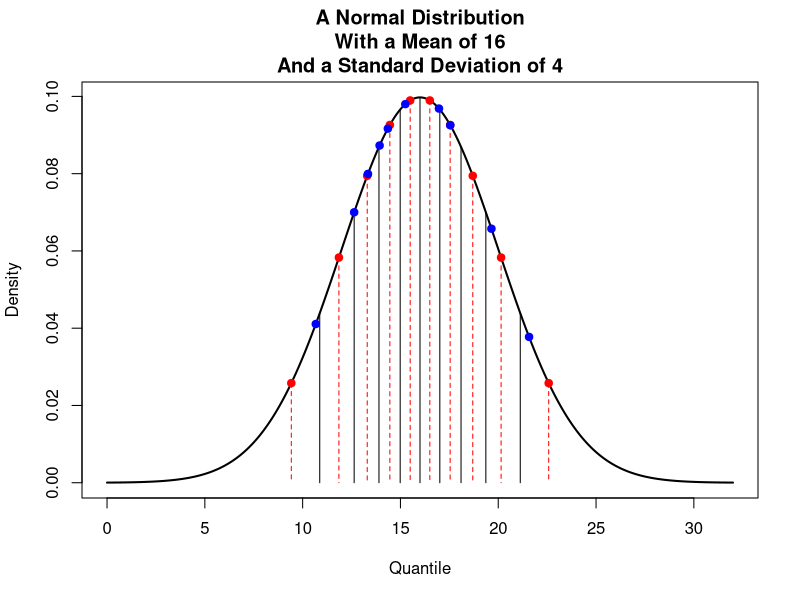
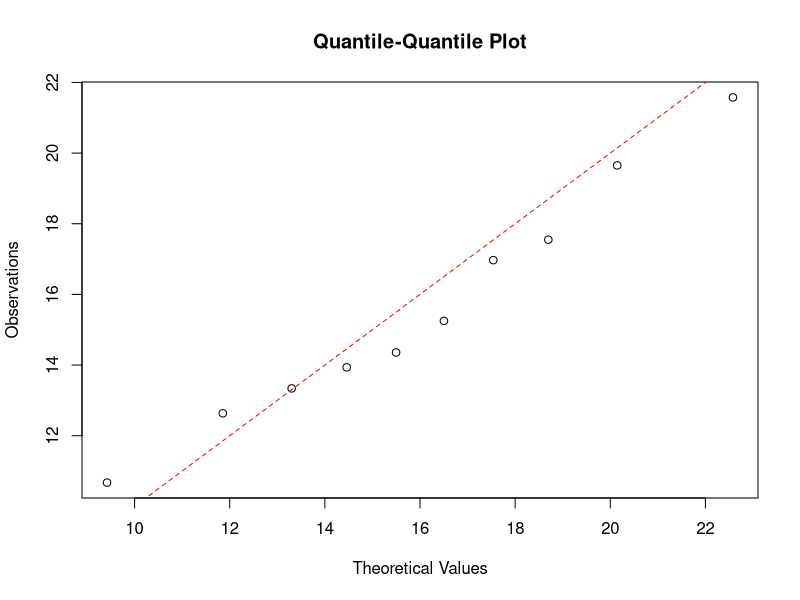
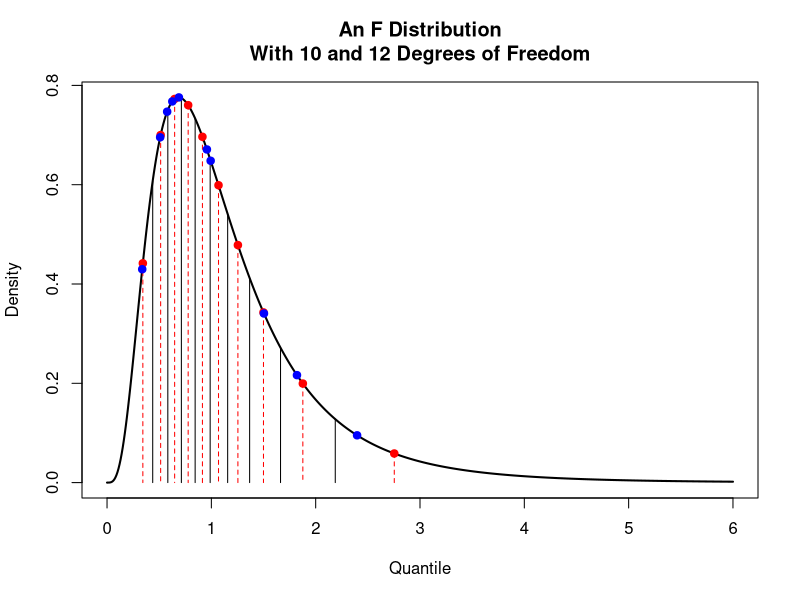
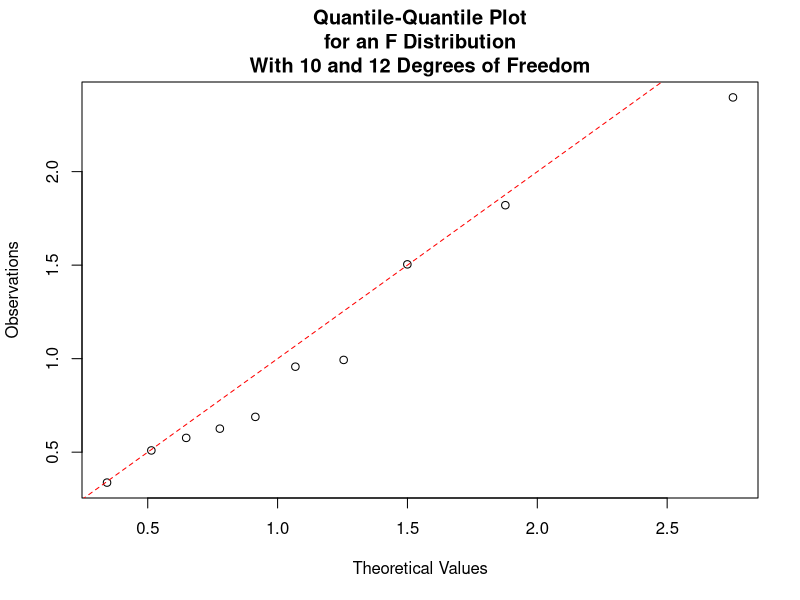

Reproduce these figures in R, in order.

# Quantile-Quantile Plots
# David Moore
# October 4th, 2021

# We recorded 10 measurements that had a mean of 16
# and a standard deviation of 4. We want to know if
# they are from a normal distribution with a mean
# of 16 and a standard deviation of 4.

(Observations <- rnorm(10, 16, 4))

# We'll need to compare these measurements with
# 10 theoretical measurements from a normal
# distribution with a mean of 16 and a standard
# deviation of 4.

# First, let's figure out what these 10 theoretical
# values are.

x <- seq(0, 32, 0.01)
y <- dnorm(x, 16, 4)
plot(y ~ x, main = "A Normal Distribution\nWith a Mean of 16\nAnd a Standard Deviation of 4", ylab = "Density", xlab = "Quantile", type = 'l', lwd = 2)

Probability_Cutoffs <- seq(0, 1, length.out = 11)
Probability_Cutoff_Midpoints <- Probability_Cutoffs[-length(Probability_Cutoffs)] + (diff(Probability_Cutoffs) / 2)

for (i in seq_len(length(Probability_Cutoffs))) {
  segments(qnorm(Probability_Cutoffs[i], 16, 4), 0, qnorm(Probability_Cutoffs[i], 16, 4), dnorm(qnorm(Probability_Cutoffs[i], 16, 4), 16, 4))
}

for (i in seq_len(length(Probability_Cutoff_Midpoints))) {
  points(qnorm(Probability_Cutoff_Midpoints[i], 16, 4), dnorm(qnorm(Probability_Cutoff_Midpoints[i], 16, 4), 16, 4), col = "red", pch = 19)
  segments(qnorm(Probability_Cutoff_Midpoints[i], 16, 4), dnorm(qnorm(Probability_Cutoff_Midpoints[i], 16, 4), 16, 4), qnorm(Probability_Cutoff_Midpoints[i], 16, 4), 0, col = "red", lty = 2)
}

# How do our observed values compare with these?

points(Observations, dnorm(Observations, 16, 4), pch = 19, col = "blue")

# Do these observations seem to fit this distribution,
# or is there any skewness or kurtosis?

# Quantile-Quantile Plots

# A quantile-quantile plot helps to asses normality
# by regressing the theoretical values with the
# observed ones.

# First, let's order the observed values from least
# to greatest.

Observations <- Observations[order(Observations)]

# Let's also grab those theoretical values (which
# are already in order) from my previous code.

(Theoretical_Values <- qnorm(Probability_Cutoff_Midpoints, 16, 4))

# Now we can create our quantile-quantile plot.

plot(Observations ~ Theoretical_Values, main = "Quantile-Quantile Plot", xlab = "Theoretical Values")

# Let's add a 1-to-1 line to see how well our data
# line up with it.

abline(coef = c(0, 1), col = 'red', lty = 2)

# Can you make inferences about skewness and
# kurtosis just by looking at this plot?


# Can you make quantile-quantile plots for
# other distributions?

# Yes!

# Here's a quick example for an F distribution
# with 10 and 12 degrees of freedom.

Observations <- rf(10, 10, 12)

x <- seq(0, 6, 0.01)
y <- df(x, 10, 12)
plot(y ~ x, main = "An F Distribution\nWith 10 and 12 Degrees of Freedom", ylab = "Density", xlab = "Quantile", type = 'l', lwd = 2)

Probability_Cutoffs <- seq(0, 1, length.out = 11)
Probability_Cutoff_Midpoints <- Probability_Cutoffs[-length(Probability_Cutoffs)] + (diff(Probability_Cutoffs) / 2)

for (i in seq_len(length(Probability_Cutoffs))) {
  segments(qf(Probability_Cutoffs[i], 10, 12), 0, qf(Probability_Cutoffs[i], 10, 12), df(qf(Probability_Cutoffs[i], 10, 12), 10, 12))
}

for (i in seq_len(length(Probability_Cutoff_Midpoints))) {
  points(qf(Probability_Cutoff_Midpoints[i], 10, 12), df(qf(Probability_Cutoff_Midpoints[i], 10, 12), 10, 12), col = "red", pch = 19)
  segments(qf(Probability_Cutoff_Midpoints[i], 10, 12), df(qf(Probability_Cutoff_Midpoints[i], 10, 12), 10, 12), qf(Probability_Cutoff_Midpoints[i], 10, 12), 0, col = "red", lty = 2)
}

points(Observations, df(Observations, 10, 12), pch = 19, col = "blue")

Observations <- Observations[order(Observations)]

Theoretical_Values <- qf(Probability_Cutoff_Midpoints, 10, 12)

plot(Observations ~ Theoretical_Values, main = "Quantile-Quantile Plot\nfor an F Distribution\nWith 10 and 12 Degrees of Freedom", xlab = "Theoretical Values")

abline(coef = c(0, 1), col = 'red', lty = 2)
